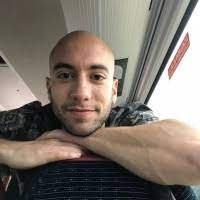
#> input picture Resources/human.png, 200 x 200 px
$ python basic_functions.py
#> lines starting #> are read from the running program, lines starting #| are printed output that depends on the picture; after the words box and inside, x2 and y2 are one past the last pixel; in counts of white or black regions, pixels touching at a corner belong together
import cv2
import numpy as np

img = cv2.imread("Resources/human.png")
#> img is the input picture: shape (200, 200, 3); mean B, G, R 106.8, 115.5, 125.5
kernel = np.ones((5,5), np.uint8)

imgGray = cv2.cvtColor(img, cv2.COLOR_BGR2GRAY);
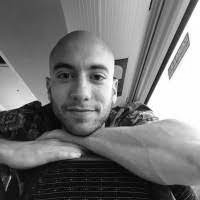
#> imgGray: shape (200, 200); min 0, max 255, mean 117.5
imgBlur = cv2.GaussianBlur(imgGray, (7,7),0)
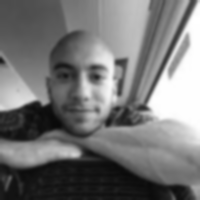
#> imgBlur: shape (200, 200); min 9, max 255, mean 117.5
imgCanny = cv2.Canny(img, 100, 100)
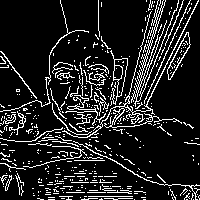
#> imgCanny: shape (200, 200); 13.5% white in thin lines or dots
imgDialation = cv2.dilate(imgCanny, kernel, iterations=1)
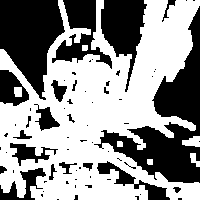
#> imgDialation: shape (200, 200); 56.8% white; 69 black regions (48 under 20 px), largest, box (x1, y1, x2, y2) and area: (94, 6, 200, 183) 5878, (0, 0, 65, 100) 4047, (101, 0, 147, 92) 2130
imgEroded = cv2.erode(imgDialation, kernel, iterations=1)
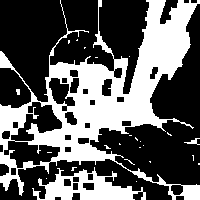
#> imgEroded: shape (200, 200); 36.7% white; 25 white regions (21 under 20 px), largest, box (x1, y1, x2, y2) and area: (0, 0, 200, 200) 12748, (32, 167, 146, 200) 1782, (184, 138, 200, 145) 45, (16, 89, 20, 95) 21

cv2.imshow("Grey Image", imgGray)
cv2.imshow("Blur Image", imgBlur)
cv2.imshow("Canny Image", imgCanny)
cv2.imshow("Dialation Image", imgDialation)
cv2.imshow("Erosion Image", imgEroded)

cv2.waitKey(0)
